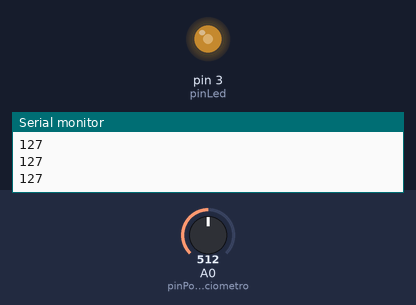
Recording of a sketch running on a simulated Arduino Uno, built with avr-gcc and run on an emulated ATmega328P. Parts: output pins drawn as LEDs (lit = HIGH), the last lines printed to the serial monitor. The inputs (shaded band) are chosen by the test bench; at power-on: A0 (pinPotenciometro) = 512.

Above: at 1.2 s.
1.3 s: A0 (pinPotenciometro) set to 716
At 2.3 s:
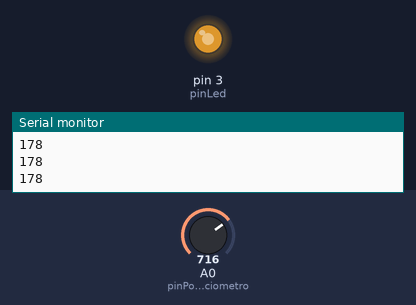
2.8 s: A0 (pinPotenciometro) set to 900
At 3.5 s:
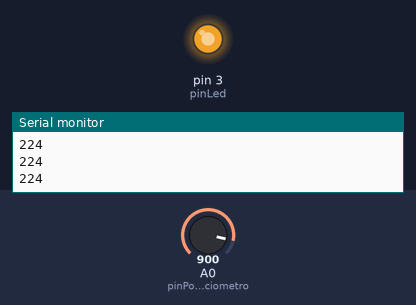
4.3 s: A0 (pinPotenciometro) set to 122
At 5.5 s:
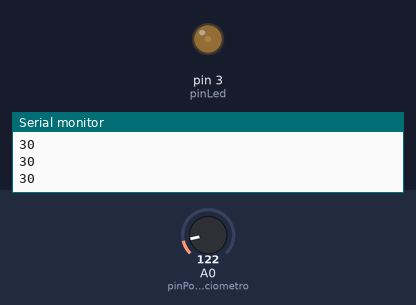
5.8 s: A0 (pinPotenciometro) set to 0
At 6.9 s:
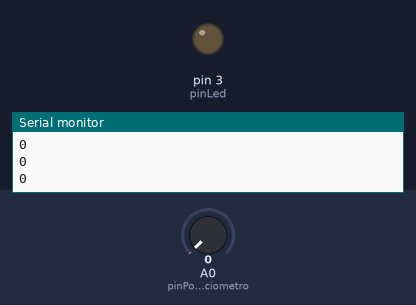
7.3 s: A0 (pinPotenciometro) set to 511
At 8.0 s:
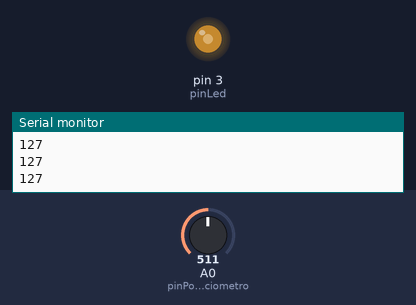
Timing chart, 0 to 9.8 s (numbered marks = the images above; inputs shaded):
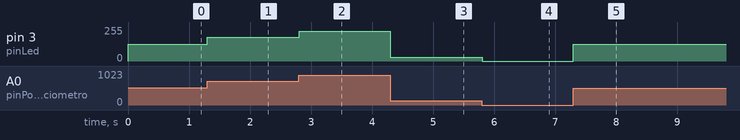

Measured:
- after the input at 1.3 s, pin 3 (pinLed): 127/255 → 178/255 at once
- after the input at 2.8 s, pin 3 (pinLed): 178/255 → 224/255 at once
- after the input at 4.3 s, pin 3 (pinLed): 224/255 → 30/255 at once
- after the input at 5.8 s, pin 3 (pinLed): 30/255 → 0/255 at once
- after the input at 7.3 s, pin 3 (pinLed): 0/255 → 127/255 at once

The sketch:

A014_potenciometro_led_analogread_digitalwrite.ino
```cpp
/*
 * Control de brillo de LED con potenciometro.
 * 2014. Arduino Gran Canaria.
 */

// Declaracion de variables
int pinPotenciometro = 0; // Declarar el pin de lectura del potenciometro
int pinLed = 3; // Pin del LED. PWM (~)
int valor; // Declarar variable lectura del potenciometro
int brillo; // Declarar variable del brillo

// Inicializacion del sistema
void setup() {
  // Inicializar la biblioteca Serial
  Serial.begin(9600);
  // Inicializar pin del LED como escritura (necesita PWM)
  pinMode(pinLed, OUTPUT);
}

// Bucle principal
void loop() {
  // Obtener el valor del potenciometro
  valor = analogRead(pinPotenciometro);
  // Conversion a brillo
  brillo = valor / 1023.0 * 255.0;
  // Establecer brillo del LED
  analogWrite(pinLed, brillo);
  // Imprimir en Serial el valor del potenciometro
  Serial.println(brillo);
}
```
